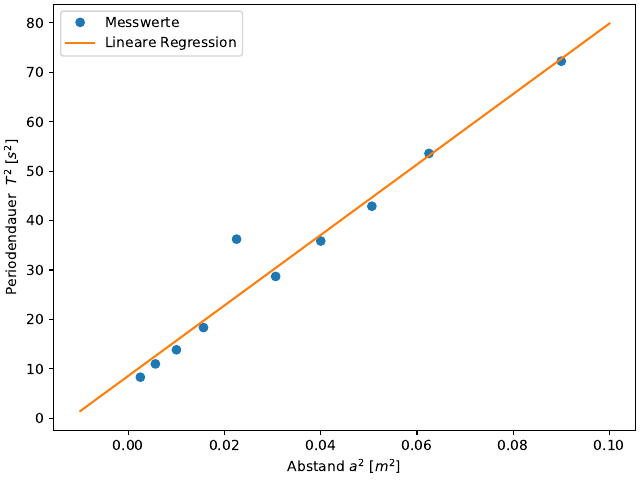

The script that saved this image:
import matplotlib.pyplot as plt
import numpy as np
from uncertainties import ufloat
import uncertainties.unumpy as unp

#Bestimmung Apperatekonstante D
Federwaagen_Abstand = 0.19975 #in m
phi_D, F_D = np.genfromtxt("D_Brchnng.txt", unpack=True)
#print(F_D * Federwaagen_Abstand)
D_0 = (F_D * Federwaagen_Abstand)/phi_D #in Nm
#print(D_0)
D_mean = np.mean(D_0)
#print(D_mean)
D_std = np.std(D_0)
D = ufloat(D_mean, D_std)
print("D ist: ",D)

#Eigentraegheitsmoment der Drillachse 
Abstand_a, T5_Periodendauer= np.genfromtxt("I_D_Brchnng.txt", unpack=True)
#print(Abstand_a)
a_quadrat = np.square(Abstand_a)
T_quadrat = np.square(T5_Periodendauer/5)
#print(a_quadrat)
#print(T_quadrat)


x = a_quadrat
y = T_quadrat

x_plot= np.linspace(0, 0.1)
params, covariance_matrix = np.polyfit(x, y, deg=1, cov=True)
#errors = np.sqrt(np.diag(covariance_matrix))

fig, ax = plt.subplots(1, 1, layout="constrained")
ax.plot(x, y, "o", label="Messwerte")
ax.plot(x_plot, params[0] * x_plot + params[1],
       label="Lineare Regression")
ax.set_xlabel(r"Abstand$\,\,a^2 \,\,[m^2]$")
ax.set_ylabel(r"Periodendauer $\,\,T^2\,\,[s^2]$")
ax.legend(loc="best")
fig.savefig("plot.pdf")

#Lineare regression: y = ax+b a = params[0] b = params[1]
#Durchmesser der Gewichte berechnen mit Fehler
Blaues_Hoehe0, Blaues_Durchmesser0, Rotes_Hoehe0, Rotes_Durchmesser0 = np.genfromtxt("Gewichte_Maße.txt", unpack=True)
Gewichte_Durchmesser0 = (Blaues_Durchmesser0 + Rotes_Durchmesser0)/2
Gewichte_Durchmesser_mean = np.mean(Gewichte_Durchmesser0)

Gewichte_Durchmesser_std = np.std(Gewichte_Durchmesser0)
Gewichte_Durchmesser = ufloat(Gewichte_Durchmesser_mean, Gewichte_Durchmesser_std)
print("Durchmesser der Gewichte ist ",Gewichte_Durchmesser)
#Höhe der Gewichte ausrechnen mit Fehler 
Gewicht_Hoehe0 = (Blaues_Hoehe0 + Rotes_Hoehe0) /2
Gewicht_Hoehe_mean = np.mean(Gewicht_Hoehe0)
Gewicht_Hoehe_std = np.std(Gewicht_Hoehe0)
Gewicht_Hoehe = ufloat(Gewicht_Hoehe_mean, Gewicht_Hoehe_std)
print("Hoehe der Gewichte ist: ",Gewicht_Hoehe)
print("b ist: ", params[1])

I_D = (params[1]*D) / (4 * np.pi**2) - 2 * 0.26115 * np.square(Gewichte_Durchmesser/2) - (1/6) * 0.26115 * np.square(Gewicht_Hoehe)
Test1 = (params[1]*D) / (4 * np.pi**2)
Test2 = 2 * 0.26115 * np.square(Gewichte_Durchmesser/2) + (1/6) * 0.26115 * np.square(Gewicht_Hoehe)
print("I_D ist gleich: ", I_D)
print("Vorderer Summant ist: ", Test1, "Hinterer Summant ist: ", Test2)
#print(params[0],params[1])


#for name, value, error in zip ('ab', params, errors):
 #   print(f"{name} = {value:.3f} ± {error:.3f}")


#ax2.plot(x, y, label="Kurve")
#ax2.set_xlabel(r"$\alpha \mathbin{/} \unit{\ohm}$")
#ax2.set_ylabel(r"$y \mathbin{/} \unit{\micro\joule}$")
#ax2.legend(loc="best")

